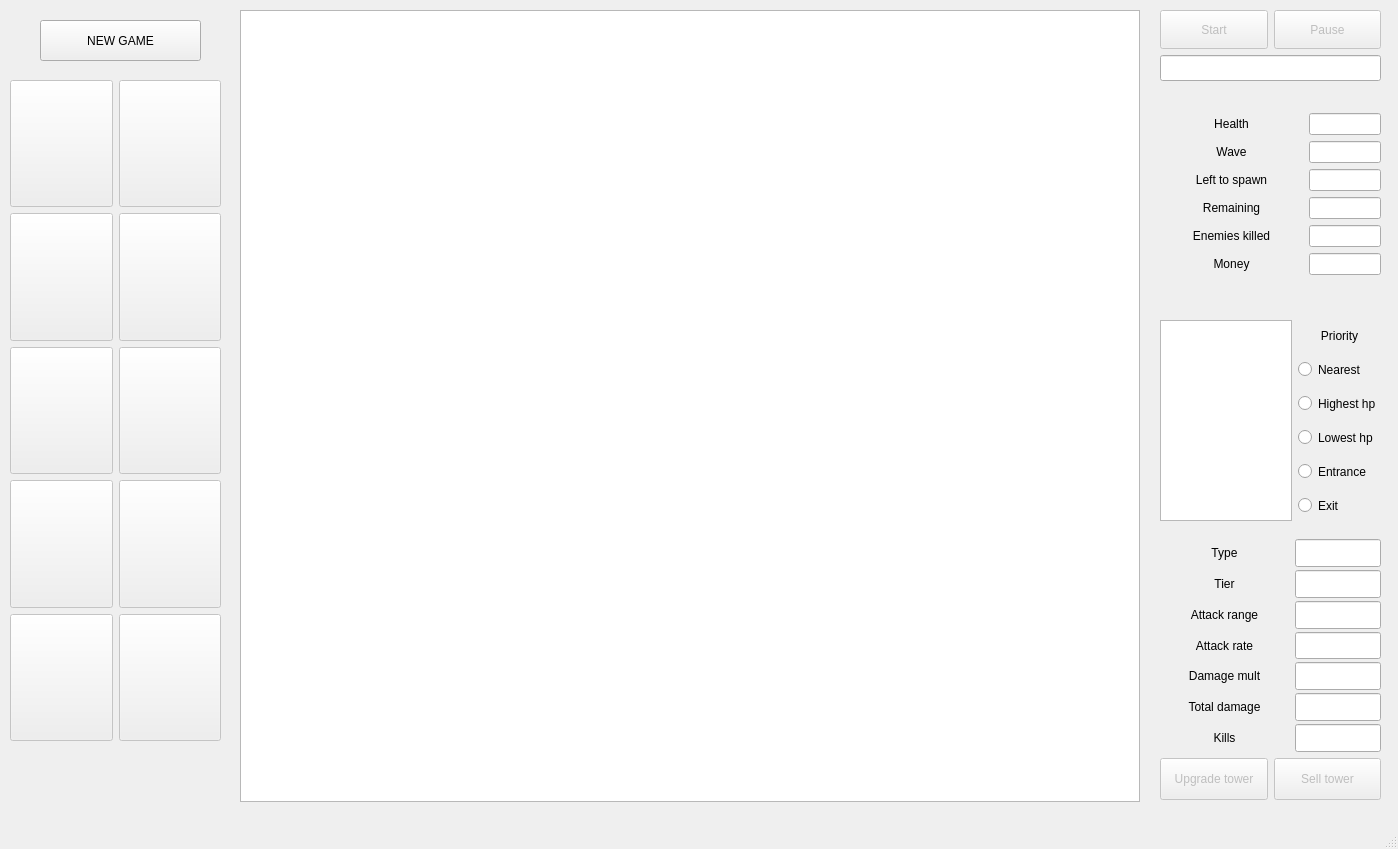
<?xml version="1.0" encoding="UTF-8"?>
<ui version="4.0">
 <class>MainWindow</class>
 <widget class="QMainWindow" name="MainWindow">
  <property name="geometry">
   <rect>
    <x>0</x>
    <y>0</y>
    <width>1398</width>
    <height>849</height>
   </rect>
  </property>
  <property name="sizePolicy">
   <sizepolicy hsizetype="Fixed" vsizetype="Fixed">
    <horstretch>0</horstretch>
    <verstretch>0</verstretch>
   </sizepolicy>
  </property>
  <property name="windowTitle">
   <string>MainWindow</string>
  </property>
  <widget class="QWidget" name="centralwidget">
   <widget class="QGraphicsView" name="gameFrame">
    <property name="geometry">
     <rect>
      <x>240</x>
      <y>10</y>
      <width>900</width>
      <height>792</height>
     </rect>
    </property>
    <property name="sizePolicy">
     <sizepolicy hsizetype="Fixed" vsizetype="Fixed">
      <horstretch>0</horstretch>
      <verstretch>0</verstretch>
     </sizepolicy>
    </property>
   </widget>
   <widget class="QWidget" name="layoutWidget">
    <property name="geometry">
     <rect>
      <x>10</x>
      <y>80</y>
      <width>211</width>
      <height>661</height>
     </rect>
    </property>
    <layout class="QGridLayout" name="gridLayout">
     <item row="2" column="1">
      <widget class="QPushButton" name="buildWizardTowerButton">
       <property name="enabled">
        <bool>false</bool>
       </property>
       <property name="sizePolicy">
        <sizepolicy hsizetype="Minimum" vsizetype="Preferred">
         <horstretch>0</horstretch>
         <verstretch>0</verstretch>
        </sizepolicy>
       </property>
       <property name="text">
        <string/>
       </property>
      </widget>
     </item>
     <item row="0" column="0">
      <widget class="QPushButton" name="buildArcherTowerButton">
       <property name="enabled">
        <bool>false</bool>
       </property>
       <property name="sizePolicy">
        <sizepolicy hsizetype="Minimum" vsizetype="Preferred">
         <horstretch>0</horstretch>
         <verstretch>0</verstretch>
        </sizepolicy>
       </property>
       <property name="text">
        <string/>
       </property>
      </widget>
     </item>
     <item row="0" column="1">
      <widget class="QPushButton" name="buildCannonTowerButton">
       <property name="enabled">
        <bool>false</bool>
       </property>
       <property name="sizePolicy">
        <sizepolicy hsizetype="Minimum" vsizetype="Preferred">
         <horstretch>0</horstretch>
         <verstretch>0</verstretch>
        </sizepolicy>
       </property>
       <property name="text">
        <string/>
       </property>
      </widget>
     </item>
     <item row="2" column="0">
      <widget class="QPushButton" name="buildIceTowerButton">
       <property name="enabled">
        <bool>false</bool>
       </property>
       <property name="sizePolicy">
        <sizepolicy hsizetype="Minimum" vsizetype="Preferred">
         <horstretch>0</horstretch>
         <verstretch>0</verstretch>
        </sizepolicy>
       </property>
       <property name="text">
        <string/>
       </property>
      </widget>
     </item>
     <item row="1" column="1">
      <widget class="QPushButton" name="buildBeaconTowerButton">
       <property name="enabled">
        <bool>false</bool>
       </property>
       <property name="sizePolicy">
        <sizepolicy hsizetype="Minimum" vsizetype="Preferred">
         <horstretch>0</horstretch>
         <verstretch>0</verstretch>
        </sizepolicy>
       </property>
       <property name="text">
        <string/>
       </property>
      </widget>
     </item>
     <item row="1" column="0">
      <widget class="QPushButton" name="buildStoneTowerButton">
       <property name="enabled">
        <bool>false</bool>
       </property>
       <property name="sizePolicy">
        <sizepolicy hsizetype="Minimum" vsizetype="Preferred">
         <horstretch>0</horstretch>
         <verstretch>0</verstretch>
        </sizepolicy>
       </property>
       <property name="text">
        <string/>
       </property>
      </widget>
     </item>
     <item row="3" column="0">
      <widget class="QPushButton" name="buildFortressTowerButton">
       <property name="enabled">
        <bool>false</bool>
       </property>
       <property name="sizePolicy">
        <sizepolicy hsizetype="Minimum" vsizetype="Preferred">
         <horstretch>0</horstretch>
         <verstretch>0</verstretch>
        </sizepolicy>
       </property>
       <property name="text">
        <string/>
       </property>
      </widget>
     </item>
     <item row="3" column="1">
      <widget class="QPushButton" name="buildPoisonTowerButton">
       <property name="enabled">
        <bool>false</bool>
       </property>
       <property name="sizePolicy">
        <sizepolicy hsizetype="Minimum" vsizetype="Preferred">
         <horstretch>0</horstretch>
         <verstretch>0</verstretch>
        </sizepolicy>
       </property>
       <property name="text">
        <string/>
       </property>
      </widget>
     </item>
     <item row="4" column="0">
      <widget class="QPushButton" name="buildTeleportTowerButton">
       <property name="enabled">
        <bool>false</bool>
       </property>
       <property name="sizePolicy">
        <sizepolicy hsizetype="Minimum" vsizetype="Preferred">
         <horstretch>0</horstretch>
         <verstretch>0</verstretch>
        </sizepolicy>
       </property>
       <property name="text">
        <string/>
       </property>
      </widget>
     </item>
     <item row="4" column="1">
      <widget class="QPushButton" name="buildBallistaTowerButton">
       <property name="enabled">
        <bool>false</bool>
       </property>
       <property name="sizePolicy">
        <sizepolicy hsizetype="Minimum" vsizetype="Preferred">
         <horstretch>0</horstretch>
         <verstretch>0</verstretch>
        </sizepolicy>
       </property>
       <property name="text">
        <string/>
       </property>
      </widget>
     </item>
    </layout>
   </widget>
   <widget class="QWidget" name="layoutWidget">
    <property name="geometry">
     <rect>
      <x>1160</x>
      <y>110</y>
      <width>221</width>
      <height>171</height>
     </rect>
    </property>
    <layout class="QGridLayout" name="gridLayout_2" columnstretch="2,1">
     <property name="verticalSpacing">
      <number>3</number>
     </property>
     <item row="6" column="1">
      <widget class="QLineEdit" name="moneyLineEdit">
       <property name="alignment">
        <set>Qt::AlignCenter</set>
       </property>
       <property name="readOnly">
        <bool>true</bool>
       </property>
      </widget>
     </item>
     <item row="6" column="0">
      <widget class="QLabel" name="moneyLabel">
       <property name="text">
        <string>Money</string>
       </property>
       <property name="alignment">
        <set>Qt::AlignCenter</set>
       </property>
      </widget>
     </item>
     <item row="2" column="1">
      <widget class="QLineEdit" name="enemiesLeftToSpawnLineEdit">
       <property name="alignment">
        <set>Qt::AlignCenter</set>
       </property>
       <property name="readOnly">
        <bool>true</bool>
       </property>
      </widget>
     </item>
     <item row="4" column="0">
      <widget class="QLabel" name="enemiesRemainingLabel">
       <property name="text">
        <string>Remaining</string>
       </property>
       <property name="alignment">
        <set>Qt::AlignCenter</set>
       </property>
      </widget>
     </item>
     <item row="4" column="1">
      <widget class="QLineEdit" name="enemiesRemainingLineEdit">
       <property name="alignment">
        <set>Qt::AlignCenter</set>
       </property>
       <property name="readOnly">
        <bool>true</bool>
       </property>
      </widget>
     </item>
     <item row="1" column="1">
      <widget class="QLineEdit" name="waveLineEdit">
       <property name="alignment">
        <set>Qt::AlignCenter</set>
       </property>
       <property name="readOnly">
        <bool>true</bool>
       </property>
      </widget>
     </item>
     <item row="0" column="1">
      <widget class="QLineEdit" name="healthLineEdit">
       <property name="alignment">
        <set>Qt::AlignCenter</set>
       </property>
       <property name="readOnly">
        <bool>true</bool>
       </property>
      </widget>
     </item>
     <item row="0" column="0">
      <widget class="QLabel" name="healthLabel">
       <property name="text">
        <string>Health</string>
       </property>
       <property name="alignment">
        <set>Qt::AlignCenter</set>
       </property>
      </widget>
     </item>
     <item row="1" column="0">
      <widget class="QLabel" name="waveLabel">
       <property name="text">
        <string>Wave</string>
       </property>
       <property name="alignment">
        <set>Qt::AlignCenter</set>
       </property>
      </widget>
     </item>
     <item row="2" column="0">
      <widget class="QLabel" name="enemiesLeftToSpawnLabel">
       <property name="text">
        <string>Left to spawn</string>
       </property>
       <property name="alignment">
        <set>Qt::AlignCenter</set>
       </property>
      </widget>
     </item>
     <item row="5" column="0">
      <widget class="QLabel" name="enemiesKilledLabel">
       <property name="text">
        <string>Enemies killed</string>
       </property>
       <property name="alignment">
        <set>Qt::AlignCenter</set>
       </property>
      </widget>
     </item>
     <item row="5" column="1">
      <widget class="QLineEdit" name="enemiesKilledLineEdit">
       <property name="alignment">
        <set>Qt::AlignCenter</set>
       </property>
       <property name="readOnly">
        <bool>true</bool>
       </property>
      </widget>
     </item>
    </layout>
   </widget>
   <widget class="QPushButton" name="newGameButton">
    <property name="geometry">
     <rect>
      <x>40</x>
      <y>20</y>
      <width>161</width>
      <height>41</height>
     </rect>
    </property>
    <property name="text">
     <string>NEW GAME</string>
    </property>
   </widget>
   <widget class="QWidget" name="">
    <property name="geometry">
     <rect>
      <x>1160</x>
      <y>320</y>
      <width>221</width>
      <height>201</height>
     </rect>
    </property>
    <layout class="QHBoxLayout" name="horizontalLayout" stretch="0,0">
     <item>
      <widget class="QGraphicsView" name="towerSelectionView">
       <property name="sizePolicy">
        <sizepolicy hsizetype="Preferred" vsizetype="Preferred">
         <horstretch>0</horstretch>
         <verstretch>0</verstretch>
        </sizepolicy>
       </property>
       <property name="verticalScrollBarPolicy">
        <enum>Qt::ScrollBarAlwaysOff</enum>
       </property>
       <property name="horizontalScrollBarPolicy">
        <enum>Qt::ScrollBarAlwaysOff</enum>
       </property>
      </widget>
     </item>
     <item>
      <layout class="QVBoxLayout" name="verticalLayout_2">
       <property name="spacing">
        <number>3</number>
       </property>
       <item>
        <layout class="QHBoxLayout" name="horizontalLayout_3">
         <item>
          <layout class="QVBoxLayout" name="priorityButtons" stretch="1,1,1,1,1,1">
           <property name="spacing">
            <number>3</number>
           </property>
           <item>
            <widget class="QLabel" name="priorityLabel">
             <property name="text">
              <string>Priority</string>
             </property>
             <property name="alignment">
              <set>Qt::AlignCenter</set>
             </property>
            </widget>
           </item>
           <item>
            <widget class="QRadioButton" name="nearestPriorityRadioButton">
             <property name="sizePolicy">
              <sizepolicy hsizetype="Minimum" vsizetype="Preferred">
               <horstretch>0</horstretch>
               <verstretch>0</verstretch>
              </sizepolicy>
             </property>
             <property name="text">
              <string>Nearest</string>
             </property>
            </widget>
           </item>
           <item>
            <widget class="QRadioButton" name="highestHpPriorityRadioButton">
             <property name="sizePolicy">
              <sizepolicy hsizetype="Minimum" vsizetype="Preferred">
               <horstretch>0</horstretch>
               <verstretch>0</verstretch>
              </sizepolicy>
             </property>
             <property name="text">
              <string>Highest hp</string>
             </property>
            </widget>
           </item>
           <item>
            <widget class="QRadioButton" name="lowestHpPriorityRadioButton">
             <property name="sizePolicy">
              <sizepolicy hsizetype="Minimum" vsizetype="Preferred">
               <horstretch>0</horstretch>
               <verstretch>0</verstretch>
              </sizepolicy>
             </property>
             <property name="text">
              <string>Lowest hp</string>
             </property>
            </widget>
           </item>
           <item>
            <widget class="QRadioButton" name="entrancePriorityRadioButton">
             <property name="sizePolicy">
              <sizepolicy hsizetype="Minimum" vsizetype="Preferred">
               <horstretch>0</horstretch>
               <verstretch>0</verstretch>
              </sizepolicy>
             </property>
             <property name="text">
              <string>Entrance</string>
             </property>
            </widget>
           </item>
           <item>
            <widget class="QRadioButton" name="exitPriorityRadioButton">
             <property name="sizePolicy">
              <sizepolicy hsizetype="Minimum" vsizetype="Preferred">
               <horstretch>0</horstretch>
               <verstretch>0</verstretch>
              </sizepolicy>
             </property>
             <property name="text">
              <string>Exit</string>
             </property>
            </widget>
           </item>
          </layout>
         </item>
        </layout>
       </item>
      </layout>
     </item>
    </layout>
   </widget>
   <widget class="QWidget" name="">
    <property name="geometry">
     <rect>
      <x>1160</x>
      <y>10</y>
      <width>221</width>
      <height>71</height>
     </rect>
    </property>
    <layout class="QVBoxLayout" name="verticalLayout_5" stretch="3,2">
     <item>
      <layout class="QHBoxLayout" name="horizontalLayout_4" stretch="0,0">
       <item>
        <widget class="QPushButton" name="startGameButton">
         <property name="enabled">
          <bool>false</bool>
         </property>
         <property name="sizePolicy">
          <sizepolicy hsizetype="Minimum" vsizetype="Preferred">
           <horstretch>0</horstretch>
           <verstretch>0</verstretch>
          </sizepolicy>
         </property>
         <property name="text">
          <string>Start</string>
         </property>
        </widget>
       </item>
       <item>
        <widget class="QPushButton" name="pauseButton">
         <property name="enabled">
          <bool>false</bool>
         </property>
         <property name="sizePolicy">
          <sizepolicy hsizetype="Minimum" vsizetype="Preferred">
           <horstretch>0</horstretch>
           <verstretch>0</verstretch>
          </sizepolicy>
         </property>
         <property name="text">
          <string>Pause</string>
         </property>
        </widget>
       </item>
      </layout>
     </item>
     <item>
      <widget class="QLineEdit" name="pauseStateLineEdit">
       <property name="sizePolicy">
        <sizepolicy hsizetype="Preferred" vsizetype="Preferred">
         <horstretch>0</horstretch>
         <verstretch>0</verstretch>
        </sizepolicy>
       </property>
       <property name="alignment">
        <set>Qt::AlignCenter</set>
       </property>
       <property name="readOnly">
        <bool>true</bool>
       </property>
      </widget>
     </item>
    </layout>
   </widget>
   <widget class="QWidget" name="">
    <property name="geometry">
     <rect>
      <x>1160</x>
      <y>539</y>
      <width>221</width>
      <height>261</height>
     </rect>
    </property>
    <layout class="QVBoxLayout" name="verticalLayout_3" stretch="5,1">
     <item>
      <layout class="QHBoxLayout" name="horizontalLayout_5" stretch="3,2">
       <item>
        <layout class="QVBoxLayout" name="verticalLayout_4">
         <property name="spacing">
          <number>3</number>
         </property>
         <item>
          <widget class="QLabel" name="typeLabel">
           <property name="text">
            <string>Type</string>
           </property>
           <property name="alignment">
            <set>Qt::AlignCenter</set>
           </property>
          </widget>
         </item>
         <item>
          <widget class="QLabel" name="tierLabel">
           <property name="text">
            <string>Tier</string>
           </property>
           <property name="alignment">
            <set>Qt::AlignCenter</set>
           </property>
          </widget>
         </item>
         <item>
          <widget class="QLabel" name="attackRangeLabel">
           <property name="text">
            <string>Attack range</string>
           </property>
           <property name="alignment">
            <set>Qt::AlignCenter</set>
           </property>
          </widget>
         </item>
         <item>
          <widget class="QLabel" name="attackRateLabel">
           <property name="text">
            <string>Attack rate</string>
           </property>
           <property name="alignment">
            <set>Qt::AlignCenter</set>
           </property>
          </widget>
         </item>
         <item>
          <widget class="QLabel" name="damageMultiplierLabel">
           <property name="text">
            <string>Damage mult</string>
           </property>
           <property name="alignment">
            <set>Qt::AlignCenter</set>
           </property>
          </widget>
         </item>
         <item>
          <widget class="QLabel" name="totalDamageDoneLabel">
           <property name="text">
            <string>Total damage</string>
           </property>
           <property name="alignment">
            <set>Qt::AlignCenter</set>
           </property>
          </widget>
         </item>
         <item>
          <widget class="QLabel" name="killsLabel">
           <property name="text">
            <string>Kills</string>
           </property>
           <property name="alignment">
            <set>Qt::AlignCenter</set>
           </property>
          </widget>
         </item>
        </layout>
       </item>
       <item>
        <layout class="QVBoxLayout" name="verticalLayout">
         <property name="spacing">
          <number>3</number>
         </property>
         <item>
          <widget class="QLineEdit" name="typeLineEdit">
           <property name="sizePolicy">
            <sizepolicy hsizetype="Preferred" vsizetype="Preferred">
             <horstretch>0</horstretch>
             <verstretch>0</verstretch>
            </sizepolicy>
           </property>
           <property name="alignment">
            <set>Qt::AlignCenter</set>
           </property>
           <property name="readOnly">
            <bool>true</bool>
           </property>
          </widget>
         </item>
         <item>
          <widget class="QLineEdit" name="tierLineEdit">
           <property name="sizePolicy">
            <sizepolicy hsizetype="Preferred" vsizetype="Preferred">
             <horstretch>0</horstretch>
             <verstretch>0</verstretch>
            </sizepolicy>
           </property>
           <property name="alignment">
            <set>Qt::AlignCenter</set>
           </property>
           <property name="readOnly">
            <bool>true</bool>
           </property>
          </widget>
         </item>
         <item>
          <widget class="QLineEdit" name="attackRangeLineEdit">
           <property name="sizePolicy">
            <sizepolicy hsizetype="Preferred" vsizetype="Preferred">
             <horstretch>0</horstretch>
             <verstretch>0</verstretch>
            </sizepolicy>
           </property>
           <property name="alignment">
            <set>Qt::AlignCenter</set>
           </property>
          </widget>
         </item>
         <item>
          <widget class="QLineEdit" name="attackRateLineEdit">
           <property name="sizePolicy">
            <sizepolicy hsizetype="Preferred" vsizetype="Preferred">
             <horstretch>0</horstretch>
             <verstretch>0</verstretch>
            </sizepolicy>
           </property>
           <property name="alignment">
            <set>Qt::AlignCenter</set>
           </property>
           <property name="readOnly">
            <bool>true</bool>
           </property>
          </widget>
         </item>
         <item>
          <widget class="QLineEdit" name="damageMultiplierLineEdit">
           <property name="sizePolicy">
            <sizepolicy hsizetype="Preferred" vsizetype="Preferred">
             <horstretch>0</horstretch>
             <verstretch>0</verstretch>
            </sizepolicy>
           </property>
           <property name="alignment">
            <set>Qt::AlignCenter</set>
           </property>
           <property name="readOnly">
            <bool>true</bool>
           </property>
          </widget>
         </item>
         <item>
          <widget class="QLineEdit" name="totalDamageDoneLineEdit">
           <property name="sizePolicy">
            <sizepolicy hsizetype="Preferred" vsizetype="Preferred">
             <horstretch>0</horstretch>
             <verstretch>0</verstretch>
            </sizepolicy>
           </property>
           <property name="alignment">
            <set>Qt::AlignCenter</set>
           </property>
           <property name="readOnly">
            <bool>true</bool>
           </property>
          </widget>
         </item>
         <item>
          <widget class="QLineEdit" name="killsLineEdit">
           <property name="sizePolicy">
            <sizepolicy hsizetype="Preferred" vsizetype="Preferred">
             <horstretch>0</horstretch>
             <verstretch>0</verstretch>
            </sizepolicy>
           </property>
           <property name="alignment">
            <set>Qt::AlignCenter</set>
           </property>
           <property name="readOnly">
            <bool>true</bool>
           </property>
          </widget>
         </item>
        </layout>
       </item>
      </layout>
     </item>
     <item>
      <layout class="QHBoxLayout" name="horizontalLayout_2">
       <item>
        <widget class="QPushButton" name="upgradeTierButton">
         <property name="enabled">
          <bool>false</bool>
         </property>
         <property name="sizePolicy">
          <sizepolicy hsizetype="Preferred" vsizetype="Preferred">
           <horstretch>0</horstretch>
           <verstretch>0</verstretch>
          </sizepolicy>
         </property>
         <property name="text">
          <string>Upgrade tower</string>
         </property>
        </widget>
       </item>
       <item>
        <widget class="QPushButton" name="sellTowerButton">
         <property name="enabled">
          <bool>false</bool>
         </property>
         <property name="sizePolicy">
          <sizepolicy hsizetype="Preferred" vsizetype="Preferred">
           <horstretch>0</horstretch>
           <verstretch>0</verstretch>
          </sizepolicy>
         </property>
         <property name="text">
          <string>Sell tower</string>
         </property>
        </widget>
       </item>
      </layout>
     </item>
    </layout>
   </widget>
  </widget>
  <widget class="QMenuBar" name="menubar">
   <property name="geometry">
    <rect>
     <x>0</x>
     <y>0</y>
     <width>1398</width>
     <height>22</height>
    </rect>
   </property>
  </widget>
  <widget class="QStatusBar" name="statusbar"/>
 </widget>
 <resources/>
 <connections/>
</ui>
